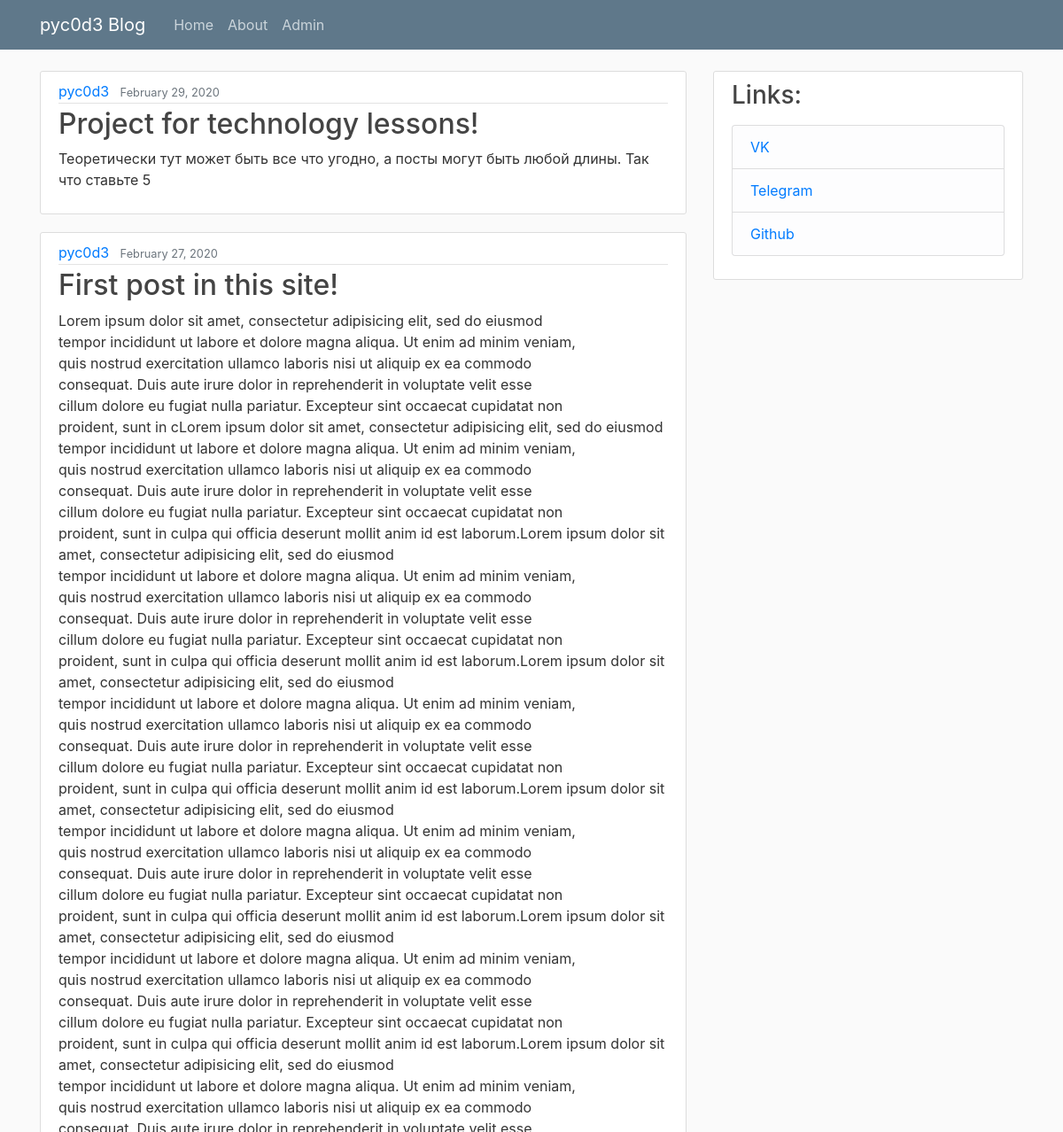
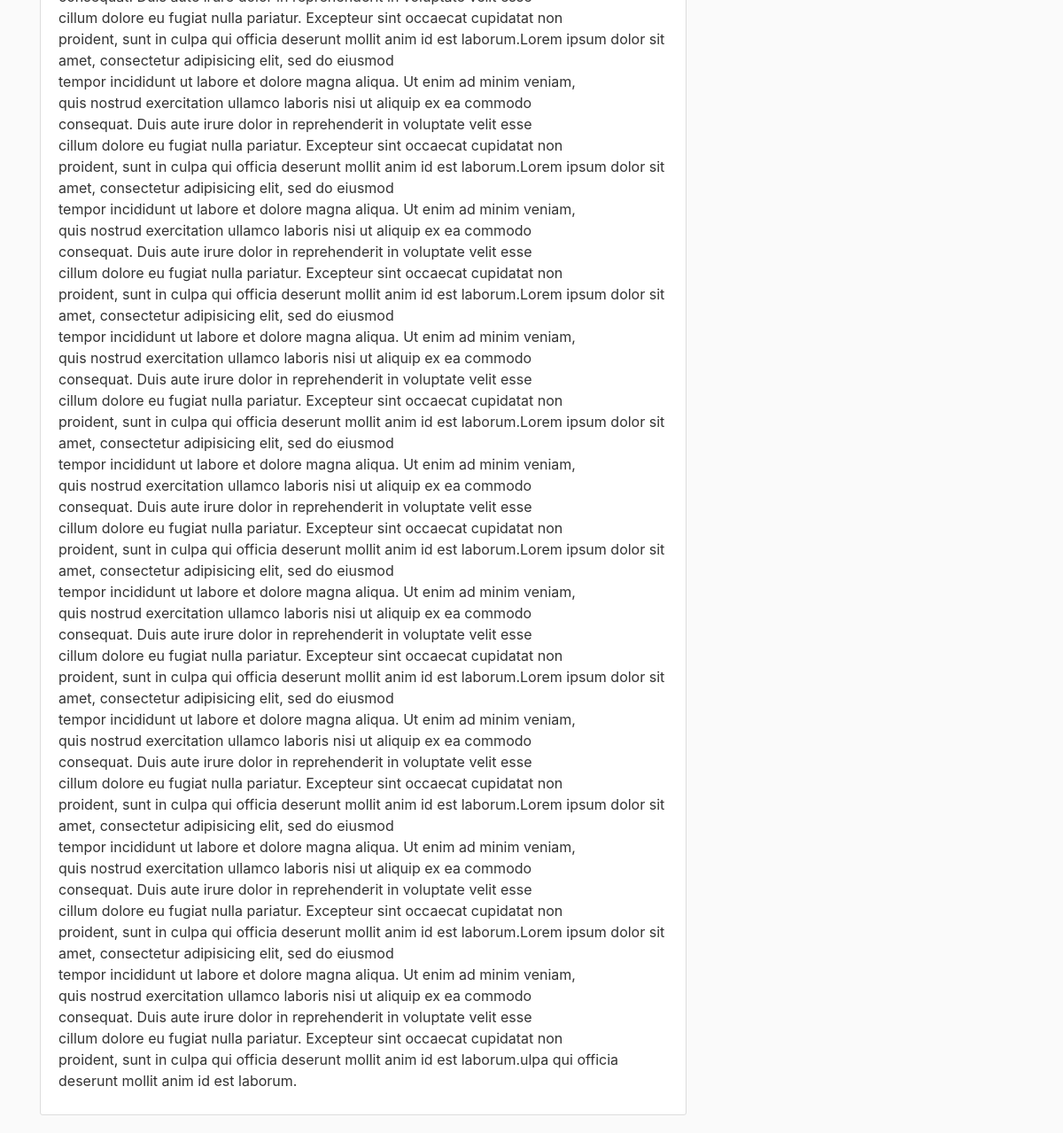
Screenshot of /blog/ with the database file from the repository (2 pictures, top to bottom).
### blog/models.py (models this page shows, shortened)
class Post(models.Model):
    title = models.CharField(max_length=100)
    content = models.TextField()
    date_posted = models.DateField(default=timezone.now)
    author = models.ForeignKey(User, on_delete=models.CASCADE)

### blog/views.py (the view)
# urls.py: path('', views.home, name='blog-home'),
def home(request):
    context = {
        'posts': Post.objects.all().order_by('-id')
    }
    return render(request, 'blog/home.html', context)

### blog/templates/blog/home.html
{% extends "blog/base.html" %}
{% block content %}
    {% for post in posts %}
        <article class="media content-section">
          <div class="media-body">
            <div class="article-metadata">
              <a class="mr-2" href="#">{{ post.author }}</a>
              <small class="text-muted">{{ post.date_posted|date:"F d, Y" }}</small>
            </div>
            <h2><a class="article-title" href="#">{{ post.title }}</a></h2>
            <p class="article-content">{{ post.content }}</p>
          </div>
        </article>
    {% endfor %}
{% endblock content %}

### blog/templates/blog/base.html (shortened to what this page needs)
{% load static %}
<!DOCTYPE html>
<html>
<head>
    <link rel="stylesheet" href="https://maxcdn.bootstrapcdn.com/bootstrap/4.0.0/css/bootstrap.min.css">
    <link rel="stylesheet" type="text/css" href="{% static 'blog/main.css' %}">
</head>
<body>
    <header class="site-header">
      <nav class="navbar navbar-expand-md navbar-dark bg-steel fixed-top">
        <div class="container">
          <a class="navbar-brand mr-4" href="{% url 'blog-home' %}">pyc0d3 Blog</a>
          <div class="collapse navbar-collapse" id="navbarToggle">
            <div class="navbar-nav mr-auto">
              <a class="nav-item nav-link" href="{% url 'blog-home' %}">Home</a>
              <a class="nav-item nav-link" href="{% url 'blog-about' %}">About</a>
              <a class="nav-item nav-link" href="{% url 'admin:index' %}">Admin</a>
            </div>
          </div>
        </div>
      </nav>
    </header>
    <main role="main" class="container">
      <div class="row">
        <div class="col-md-8">
          {% block content %}{% endblock %}
        </div>
        <div class="col-md-4">
          <div class="content-section">
            <h3>Links:</h3>
            <p class='text-muted'>
              <ul class="list-group">
                <li class="list-group-item list-group-item-light"><a href="https://vk.com/paper_please">VK</a></li>
                <li class="list-group-item list-group-item-light"><a href="https://teleg.run/pyc0d3">Telegram</a></li>
                <li class="list-group-item list-group-item-light"><a href="https://github.com/pyc0d3">Github</a></li>
              </ul>
            </p>
          </div>
        </div>
      </div>
    </main>
</body>
</html>

### blog/static/blog/main.css (style rules this page uses)
body { background: #fafafa; color: #333333; margin-top: 5rem; }
h1, h2, h3, h4, h5, h6 { color: #444444; }
ul { margin: 0; }
.bg-steel { background-color: #5f788a; }
.site-header .navbar-nav .nav-link { color: #cbd5db; }
.content-section { background: #ffffff; padding: 10px 20px; border: 1px solid #dddddd; border-radius: 3px; margin-bottom: 20px; }
.article-title { color: #444444; }
.article-content { white-space: pre-line; }
.article-metadata { padding-bottom: 1px; margin-bottom: 4px; border-bottom: 1px solid #e3e3e3 }

### rows the page displays
Post: author "pyc0d3", date_posted "February 29, 2020", title "Project for technology lessons!", content "Теоретически тут может быть все что угодно, а посты могут быть любой длины. Так что ставьте 5"
Post: author "pyc0d3", date_posted "February 27, 2020", title "First post in this site!", content "Lorem ipsum dolor sit amet, consectetur adipisicing elit, sed do eiusmod tempor incididunt ut labore et dolore magna aliqua. Ut enim ad minim veniam, quis nostrud exercitation ullamco laboris nisi ut aliquip ex ea commodo consequat. Duis aute irure dolor in reprehenderit in voluptate velit esse cillum dolore eu fugiat nulla pariatur. Excepteur sint occaecat cupidatat non proident, sunt in cLorem ipsum dolor sit amet, consectetur adipisicing elit, sed do eiusmod tempor incididunt ut labore et dolore magna aliqua. Ut enim ad minim veniam, quis nostrud exercitation ullamco laboris nisi ut aliquip ex ea commodo consequat. Duis aute irure dolor in reprehenderit in voluptate velit esse cillum…"
